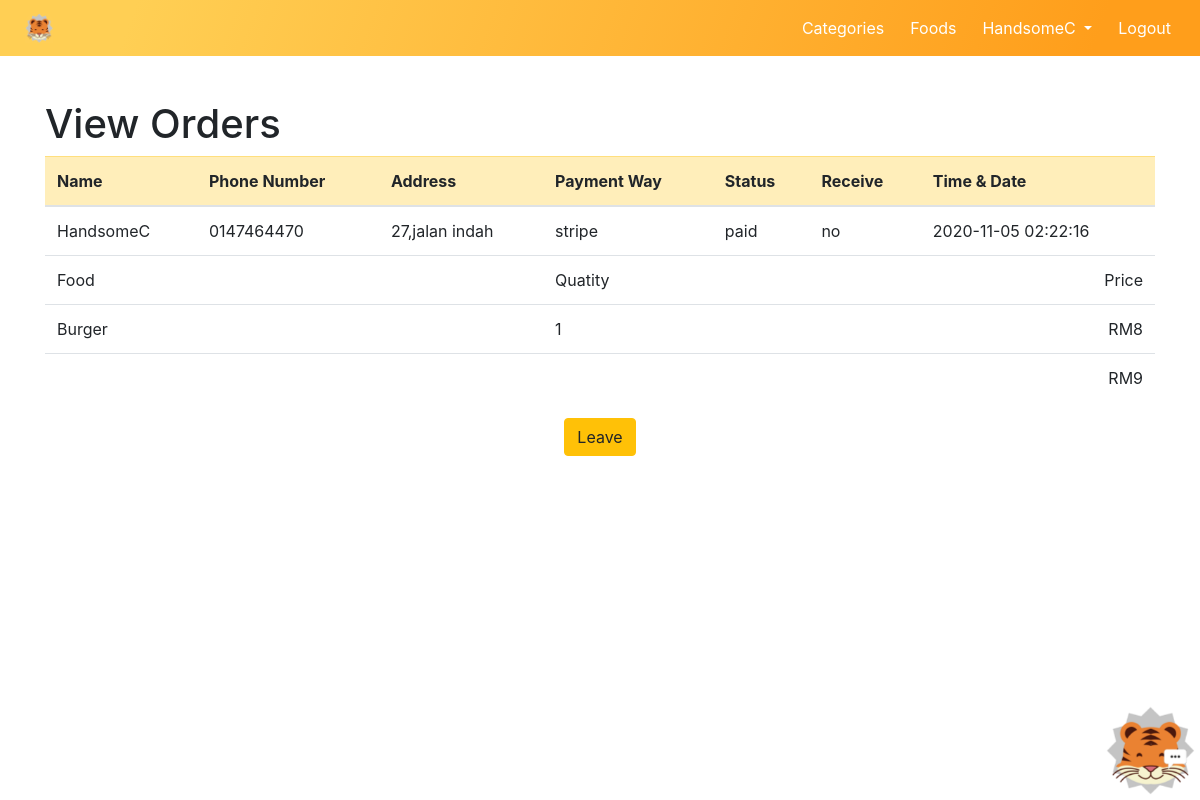
Page /orderdetail.php?order_id=5fa361d717e7b (signed in) on the committed database.
### tables this page shows
CREATE TABLE `payment` (
  `id` int(11) NOT NULL,
  `order_id` varchar(255) NOT NULL,
  `email` varchar(255) NOT NULL,
  `Name` varchar(255) NOT NULL,
  `PhoneNo` varchar(255) NOT NULL,
  `Address` varchar(255) NOT NULL,
  `price` int(255) NOT NULL,
  `time_date` timestamp NOT NULL DEFAULT current_timestamp(),
  `payment_way` varchar(255) NOT NULL,
  `status` varchar(255) NOT NULL,
  `receive` varchar(255) NOT NULL
);

CREATE TABLE `orders` (
  `cust_id` varchar(255) NOT NULL,
  `order_id` int(30) NOT NULL,
  `foodname` varchar(255) NOT NULL,
  `price` int(30) NOT NULL,
  `quantity` int(30) NOT NULL,
  `username` varchar(255) NOT NULL,
  `date_time` timestamp NOT NULL DEFAULT current_timestamp() ON UPDATE current_timestamp()
);

### orderdetail.php (the view, shortened to what this page needs)
<?php
require('database/mysql.php');
if(isset($_GET['order_id'])){
	$order_id=$_GET['order_id'];
	$sql="select * from payment where order_id ='$order_id'";
	$result=$conn->query($sql);
	if($result->num_rows>0){
		while($row=$result->fetch_assoc()){
      $Name = $row['Name'];
      $PhoneNo = $row['PhoneNo'];
      $Address = $row['Address'];
      $payment_way = $row['payment_way'];
      $price = $row['price'];
      $time_date = $row['time_date'];
      $status = $row['status'];
      $receive = $row['receive'];
		}
	}
}
?>
<!DOCTYPE html>
<html>
<head>
    <link rel="stylesheet" href="css/nav-bar.css">
</head>
<body>
    <header>
        <?php
          require "navandfooter/nav.php";
        ?>
    </header>
    <?php
if(isset($_SESSION['userEmail-foodtiger']))
{
require "chat.php";
}
      ?>
    <div class="container" style="margin-top:100px;">
    <div class="row">
    <div class="col-md-12 col-md-offset-1">
            <h1>View Orders</h1>
            <div class="panel panel-default panel-table">
              <div class="panel-body">
                <table class="table ">
                  <thead class="table-warning">
                    <tr>
                        <th>Name</th>
                        <th>Phone Number</th>
                        <th>Address</th>
                        <th>Payment Way</th>
                        <th>Status</th>
                        <th>Receive</th>
                        <th>Time & Date</th>
                    </tr>
                  </thead>
                  <tbody>
                  <tr>
                  <td><?php echo $Name; ?></a></td>
                  <td><?php echo $PhoneNo; ?></td>
                  <td><?php echo $Address; ?></td>
                  <td><?php echo $payment_way; ?></td>
                  <td><?php echo $status; ?></td>
                  <td><?php echo $receive; ?></td>
                  <td><?php echo $time_date; ?></td>
                  </tr>
                  <tr><td class='text-left' colspan='3' >Food</td>
                      <td class='text-left' colspan='3' >Quatity</td>
                      <td class='text-right' colspan='3' >Price</td>
                  </tr>
                  <?php
                  $search="";
                  if(isset($_GET['order_id'])){
                    $cust_id=$_GET['order_id'];
                    $search=" where cust_id='".$cust_id."'";
                    }
                $sql="select * from orders".$search;
                $result=$conn->query($sql);
                if($result->num_rows >0){
                    while($row = $result -> fetch_assoc()){
            ?>
                        <tr><td class='text-left' colspan='3' ><?php echo $row['foodname'];?> </td>
                             <td class='text-left' colspan='3' ><?php echo $row['quantity'];?> </td>
                             <td class='text-right' colspan='3' >RM<?php echo $row['price'];?> </td>
                        </tr>
            <?php
                }
            }?>
          <tr>
      <td class='text-right' colspan='14' >RM<?php if (isset($_GET['order_id'])){echo $price; }?> </td>
          </tr>
                      </tbody>
                </table>
                <div style="text-align: center;"><a href="paymenthistory.php"><button type="button" class="btn btn-warning" >Leave</button></a></div>
              </div>
                   </div>
                   </div>
              </div>
              </div>
</body>
</html>

### rows in the picture
payment: Name "HandsomeC", PhoneNo "0147464470", Address "27,jalan indah", payment_way "stripe", status "paid", receive "no", time_date "2020-11-05 02:22:16", price "9"
orders: foodname "Burger", quantity "1", price "8"

### other values in the picture
$_SESSION['Name'] "HandsomeC"
